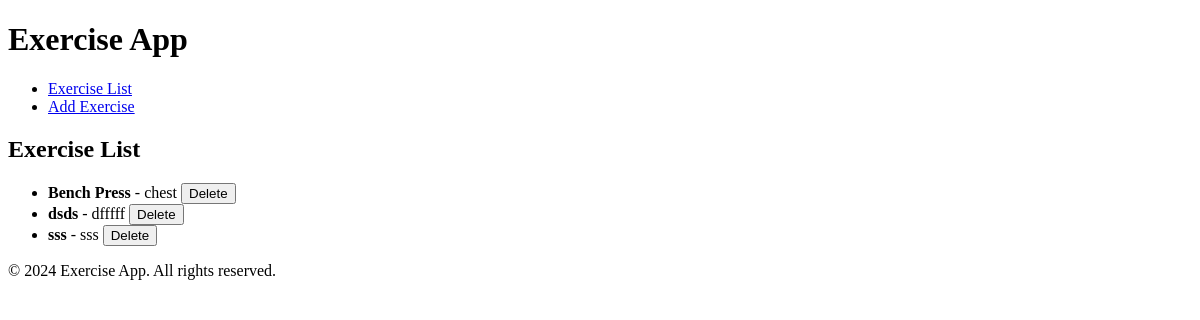
Before: / with the older database file.
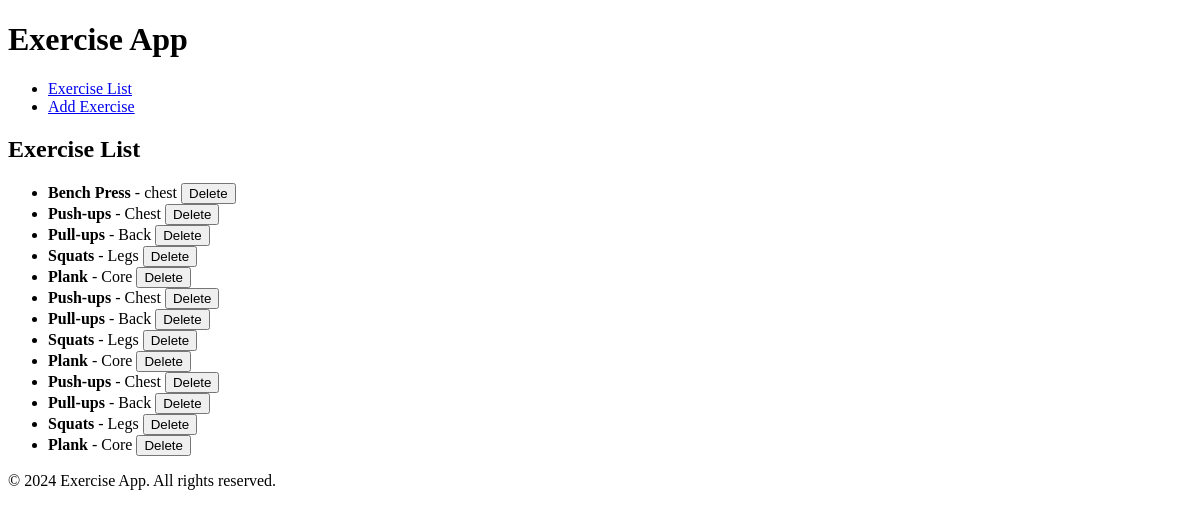
After: the same page with the newer database file.
### app.py (models this page shows, shortened)
class Exercise(db.Model):
    id = db.Column(db.Integer, primary_key=True)
    name = db.Column(db.String(100), nullable=False)
    muscle_group = db.Column(db.String(100), nullable=False)

### app.py (the view)
@app.route('/')
def exercises():
    exercises = Exercise.query.all()
    return render_template('exercises.html', exercises=exercises)

### templates/exercises.html
{% extends 'layout.html' %}
{% block content %}
    <h2>Exercise List</h2>
    <ul>
        {% for exercise in exercises %}
            <li>
                <strong>{{ exercise.name }}</strong> - {{ exercise.muscle_group }}
                <form action="{{ url_for('delete_exercise', id=exercise.id) }}" method="POST" style="display:inline;">
                    <button type="submit">Delete</button>
                </form>
            </li>
        {% else %}
            <li>No exercises found.</li>
        {% endfor %}
    </ul>
{% endblock %}

### templates/layout.html (shortened to what this page needs)
<!DOCTYPE html>
<html lang="en">
<head>
</head>
<body>
    <header>
        <h1>Exercise App</h1>
        <nav>
            <ul>
                <li><a href="{{ url_for('exercises') }}">Exercise List</a></li>
                <li><a href="{{ url_for('add_exercise') }}">Add Exercise</a></li>
            </ul>
        </nav>
    </header>
    <main>
        {% block content %}
        {% endblock %}
    </main>
    <footer>
        &copy; 2024 Exercise App. All rights reserved.
    </footer>
</body>
</html>

Changed rows visible on the page:
removed Exercise: name "dsds", muscle_group "dfffff"
removed Exercise: name "sss", muscle_group "sss"
added Exercise: name "Push-ups", muscle_group "Chest"
added Exercise: name "Pull-ups", muscle_group "Back"
added Exercise: name "Squats", muscle_group "Legs"
added Exercise: name "Plank", muscle_group "Core"
added Exercise: name "Push-ups", muscle_group "Chest"
added Exercise: name "Pull-ups", muscle_group "Back"
added Exercise: name "Squats", muscle_group "Legs"
added Exercise: name "Plank", muscle_group "Core"
added Exercise: name "Push-ups", muscle_group "Chest"
added Exercise: name "Pull-ups", muscle_group "Back"
added Exercise: name "Squats", muscle_group "Legs"
added Exercise: name "Plank", muscle_group "Core"
